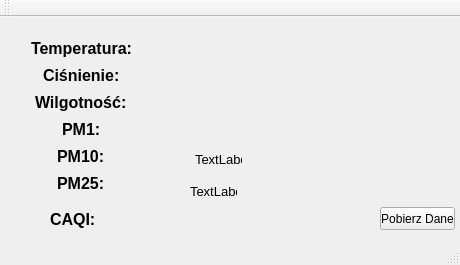
<?xml version="1.0" encoding="UTF-8"?>
<ui version="4.0">
 <class>MainWindow</class>
 <widget class="QMainWindow" name="MainWindow">
  <property name="geometry">
   <rect>
    <x>0</x>
    <y>0</y>
    <width>460</width>
    <height>265</height>
   </rect>
  </property>
  <property name="windowTitle">
   <string>MainWindow</string>
  </property>
  <widget class="QWidget" name="centralWidget">
   <widget class="QPushButton" name="button_pobierzDane">
    <property name="geometry">
     <rect>
      <x>380</x>
      <y>190</y>
      <width>75</width>
      <height>23</height>
     </rect>
    </property>
    <property name="text">
     <string>Pobierz Dane</string>
    </property>
   </widget>
   <widget class="QWidget" name="layoutWidget">
    <property name="geometry">
     <rect>
      <x>20</x>
      <y>10</y>
      <width>172</width>
      <height>178</height>
     </rect>
    </property>
    <layout class="QHBoxLayout" name="horizontalLayout">
     <item>
      <layout class="QVBoxLayout" name="verticalLayout">
       <item alignment="Qt::AlignHCenter">
        <widget class="QLabel" name="label_5">
         <property name="font">
          <font>
           <pointsize>12</pointsize>
           <weight>75</weight>
           <bold>true</bold>
          </font>
         </property>
         <property name="text">
          <string>Temperatura:</string>
         </property>
        </widget>
       </item>
       <item alignment="Qt::AlignHCenter">
        <widget class="QLabel" name="label_4">
         <property name="font">
          <font>
           <pointsize>12</pointsize>
           <weight>75</weight>
           <bold>true</bold>
          </font>
         </property>
         <property name="text">
          <string>Ciśnienie:</string>
         </property>
        </widget>
       </item>
       <item alignment="Qt::AlignHCenter">
        <widget class="QLabel" name="label_6">
         <property name="font">
          <font>
           <pointsize>12</pointsize>
           <weight>75</weight>
           <bold>true</bold>
          </font>
         </property>
         <property name="text">
          <string>Wilgotność:</string>
         </property>
        </widget>
       </item>
       <item alignment="Qt::AlignHCenter">
        <widget class="QLabel" name="label">
         <property name="enabled">
          <bool>true</bool>
         </property>
         <property name="font">
          <font>
           <pointsize>12</pointsize>
           <weight>75</weight>
           <bold>true</bold>
          </font>
         </property>
         <property name="layoutDirection">
          <enum>Qt::RightToLeft</enum>
         </property>
         <property name="text">
          <string>PM1:</string>
         </property>
        </widget>
       </item>
       <item alignment="Qt::AlignHCenter">
        <widget class="QLabel" name="label_2">
         <property name="font">
          <font>
           <pointsize>12</pointsize>
           <weight>75</weight>
           <bold>true</bold>
          </font>
         </property>
         <property name="text">
          <string>PM10:</string>
         </property>
        </widget>
       </item>
       <item alignment="Qt::AlignHCenter">
        <widget class="QLabel" name="label_3">
         <property name="font">
          <font>
           <pointsize>12</pointsize>
           <weight>75</weight>
           <bold>true</bold>
          </font>
         </property>
         <property name="text">
          <string>PM25:</string>
         </property>
        </widget>
       </item>
      </layout>
     </item>
     <item>
      <layout class="QVBoxLayout" name="verticalLayout_2">
       <item>
        <widget class="QLabel" name="label_Temperatura">
         <property name="font">
          <font>
           <pointsize>10</pointsize>
          </font>
         </property>
         <property name="text">
          <string/>
         </property>
        </widget>
       </item>
       <item>
        <widget class="QLabel" name="label_Cisnienie">
         <property name="font">
          <font>
           <pointsize>10</pointsize>
          </font>
         </property>
         <property name="text">
          <string/>
         </property>
        </widget>
       </item>
       <item>
        <widget class="QLabel" name="label_Wilgotnosc">
         <property name="font">
          <font>
           <pointsize>10</pointsize>
          </font>
         </property>
         <property name="text">
          <string/>
         </property>
        </widget>
       </item>
       <item>
        <widget class="QLabel" name="label_PM1">
         <property name="font">
          <font>
           <pointsize>10</pointsize>
          </font>
         </property>
         <property name="text">
          <string/>
         </property>
        </widget>
       </item>
       <item>
        <widget class="QLabel" name="label_PM10">
         <property name="font">
          <font>
           <pointsize>10</pointsize>
          </font>
         </property>
         <property name="text">
          <string/>
         </property>
        </widget>
       </item>
       <item>
        <widget class="QLabel" name="label_PM25">
         <property name="font">
          <font>
           <pointsize>10</pointsize>
          </font>
         </property>
         <property name="text">
          <string/>
         </property>
        </widget>
       </item>
      </layout>
     </item>
    </layout>
   </widget>
   <widget class="QLabel" name="label_PM10_Percent">
    <property name="geometry">
     <rect>
      <x>195</x>
      <y>121</y>
      <width>47</width>
      <height>42</height>
     </rect>
    </property>
    <property name="font">
     <font>
      <pointsize>10</pointsize>
     </font>
    </property>
    <property name="text">
     <string>TextLabel</string>
    </property>
   </widget>
   <widget class="QLabel" name="label_PM25_Percent">
    <property name="geometry">
     <rect>
      <x>190</x>
      <y>159</y>
      <width>47</width>
      <height>31</height>
     </rect>
    </property>
    <property name="font">
     <font>
      <pointsize>10</pointsize>
     </font>
    </property>
    <property name="text">
     <string>TextLabel</string>
    </property>
   </widget>
   <widget class="QLabel" name="label_Descritpion">
    <property name="geometry">
     <rect>
      <x>210</x>
      <y>10</y>
      <width>251</width>
      <height>81</height>
     </rect>
    </property>
    <property name="text">
     <string/>
    </property>
    <property name="wordWrap">
     <bool>true</bool>
    </property>
   </widget>
   <widget class="QLabel" name="label_7">
    <property name="geometry">
     <rect>
      <x>50</x>
      <y>190</y>
      <width>51</width>
      <height>24</height>
     </rect>
    </property>
    <property name="font">
     <font>
      <pointsize>12</pointsize>
      <weight>75</weight>
      <bold>true</bold>
     </font>
    </property>
    <property name="text">
     <string>CAQI:</string>
    </property>
   </widget>
   <widget class="QLabel" name="label_CAQI">
    <property name="geometry">
     <rect>
      <x>140</x>
      <y>190</y>
      <width>47</width>
      <height>24</height>
     </rect>
    </property>
    <property name="font">
     <font>
      <pointsize>10</pointsize>
     </font>
    </property>
    <property name="text">
     <string/>
    </property>
   </widget>
  </widget>
  <widget class="QMenuBar" name="menuBar">
   <property name="geometry">
    <rect>
     <x>0</x>
     <y>0</y>
     <width>460</width>
     <height>21</height>
    </rect>
   </property>
  </widget>
  <widget class="QToolBar" name="mainToolBar">
   <attribute name="toolBarArea">
    <enum>TopToolBarArea</enum>
   </attribute>
   <attribute name="toolBarBreak">
    <bool>false</bool>
   </attribute>
  </widget>
  <widget class="QStatusBar" name="statusBar"/>
 </widget>
 <layoutdefault spacing="6" margin="11"/>
 <resources/>
 <connections/>
</ui>
